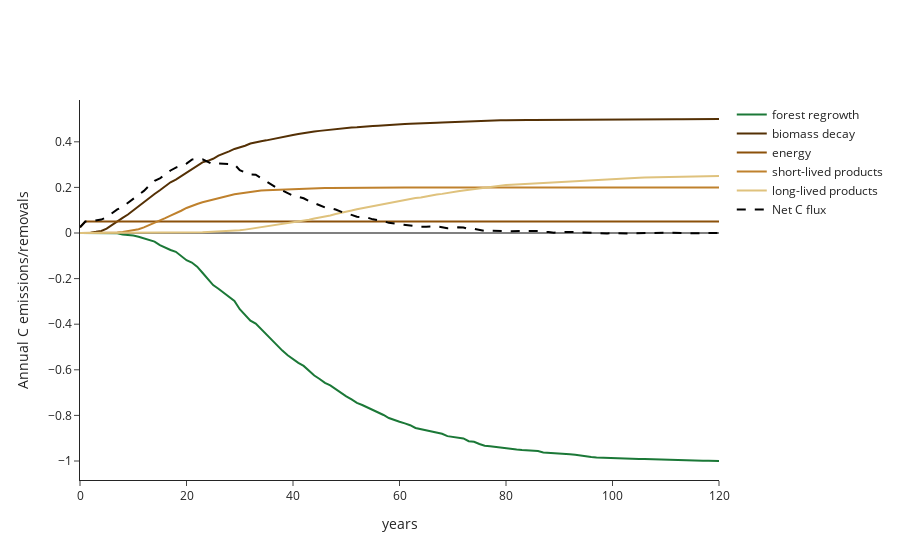

Notebook cell for this chart:
### Code cell
#parameters
data = {
    'forest_regrowth': forest_regrowth,
    'biomass_decay': decay,
    'energy': energy,
    'short_lived_products': short_lived,
    'long_lived_products': long_lived}

carbon_model = CarbonModel(data, 'harvest')
carbon_model.plot_carbon_balance()
